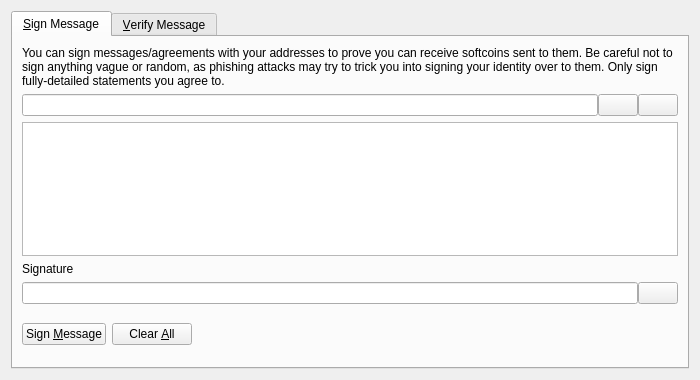
<?xml version="1.0" encoding="UTF-8"?>
<ui version="4.0">
 <class>SignVerifyMessageDialog</class>
 <widget class="QDialog" name="SignVerifyMessageDialog">
  <property name="geometry">
   <rect>
    <x>0</x>
    <y>0</y>
    <width>700</width>
    <height>380</height>
   </rect>
  </property>
  <property name="windowTitle">
   <string>Signatures - Sign / Verify a Message</string>
  </property>
  <property name="styleSheet">
   <string notr="true"/>
  </property>
  <property name="modal">
   <bool>true</bool>
  </property>
  <layout class="QVBoxLayout" name="verticalLayout">
   <item>
    <widget class="QTabWidget" name="tabWidget">
     <property name="currentIndex">
      <number>0</number>
     </property>
     <widget class="QWidget" name="tabSignMessage">
      <attribute name="title">
       <string>&amp;Sign Message</string>
      </attribute>
      <layout class="QVBoxLayout" name="verticalLayout_SM">
       <item>
        <widget class="QLabel" name="infoLabel_SM">
         <property name="text">
          <string>You can sign messages/agreements with your addresses to prove you can receive softcoins sent to them. Be careful not to sign anything vague or random, as phishing attacks may try to trick you into signing your identity over to them. Only sign fully-detailed statements you agree to.</string>
         </property>
         <property name="textFormat">
          <enum>Qt::PlainText</enum>
         </property>
         <property name="wordWrap">
          <bool>true</bool>
         </property>
        </widget>
       </item>
       <item>
        <layout class="QHBoxLayout" name="horizontalLayout_1_SM">
         <property name="spacing">
          <number>0</number>
         </property>
         <item>
          <widget class="QValidatedLineEdit" name="addressIn_SM">
           <property name="toolTip">
            <string>The SoftCoin address to sign the message with</string>
           </property>
          </widget>
         </item>
         <item>
          <widget class="QPushButton" name="addressBookButton_SM">
           <property name="toolTip">
            <string>Choose previously used address</string>
           </property>
           <property name="styleSheet">
            <string notr="true"/>
           </property>
           <property name="text">
            <string/>
           </property>
           <property name="icon">
            <iconset>
             <normaloff>:/icons/address-book</normaloff>:/icons/address-book</iconset>
           </property>
           <property name="shortcut">
            <string>Alt+A</string>
           </property>
           <property name="autoDefault">
            <bool>false</bool>
           </property>
          </widget>
         </item>
         <item>
          <widget class="QPushButton" name="pasteButton_SM">
           <property name="toolTip">
            <string>Paste address from clipboard</string>
           </property>
           <property name="styleSheet">
            <string notr="true"/>
           </property>
           <property name="text">
            <string/>
           </property>
           <property name="icon">
            <iconset>
             <normaloff>:/icons/editpaste</normaloff>:/icons/editpaste</iconset>
           </property>
           <property name="shortcut">
            <string>Alt+P</string>
           </property>
           <property name="autoDefault">
            <bool>false</bool>
           </property>
          </widget>
         </item>
        </layout>
       </item>
       <item>
        <widget class="QPlainTextEdit" name="messageIn_SM">
         <property name="toolTip">
          <string>Enter the message you want to sign here</string>
         </property>
        </widget>
       </item>
       <item>
        <widget class="QLabel" name="signatureLabel_SM">
         <property name="text">
          <string>Signature</string>
         </property>
         <property name="textFormat">
          <enum>Qt::PlainText</enum>
         </property>
        </widget>
       </item>
       <item>
        <layout class="QHBoxLayout" name="horizontalLayout_2_SM">
         <property name="spacing">
          <number>0</number>
         </property>
         <item>
          <widget class="QLineEdit" name="signatureOut_SM">
           <property name="font">
            <font>
             <italic>true</italic>
            </font>
           </property>
           <property name="readOnly">
            <bool>true</bool>
           </property>
          </widget>
         </item>
         <item>
          <widget class="QPushButton" name="copySignatureButton_SM">
           <property name="toolTip">
            <string>Copy the current signature to the system clipboard</string>
           </property>
           <property name="styleSheet">
            <string notr="true"/>
           </property>
           <property name="text">
            <string/>
           </property>
           <property name="icon">
            <iconset>
             <normaloff>:/icons/editcopy</normaloff>:/icons/editcopy</iconset>
           </property>
           <property name="autoDefault">
            <bool>false</bool>
           </property>
          </widget>
         </item>
        </layout>
       </item>
       <item>
        <layout class="QHBoxLayout" name="horizontalLayout_3_SM">
         <item>
          <widget class="QPushButton" name="signMessageButton_SM">
           <property name="toolTip">
            <string>Sign the message to prove you own this SoftCoin address</string>
           </property>
           <property name="styleSheet">
            <string notr="true"/>
           </property>
           <property name="text">
            <string>Sign &amp;Message</string>
           </property>
           <property name="icon">
            <iconset>
             <normaloff>:/icons/edit</normaloff>:/icons/edit</iconset>
           </property>
           <property name="autoDefault">
            <bool>false</bool>
           </property>
          </widget>
         </item>
         <item>
          <widget class="QPushButton" name="clearButton_SM">
           <property name="toolTip">
            <string>Reset all sign message fields</string>
           </property>
           <property name="styleSheet">
            <string notr="true"/>
           </property>
           <property name="text">
            <string>Clear &amp;All</string>
           </property>
           <property name="icon">
            <iconset>
             <normaloff>:/icons/remove</normaloff>:/icons/remove</iconset>
           </property>
           <property name="autoDefault">
            <bool>false</bool>
           </property>
          </widget>
         </item>
         <item>
          <spacer name="horizontalSpacer_1_SM">
           <property name="orientation">
            <enum>Qt::Horizontal</enum>
           </property>
           <property name="sizeHint" stdset="0">
            <size>
             <width>40</width>
             <height>48</height>
            </size>
           </property>
          </spacer>
         </item>
         <item>
          <widget class="QLabel" name="statusLabel_SM">
           <property name="font">
            <font>
             <weight>75</weight>
             <bold>true</bold>
            </font>
           </property>
           <property name="text">
            <string/>
           </property>
           <property name="wordWrap">
            <bool>true</bool>
           </property>
          </widget>
         </item>
         <item>
          <spacer name="horizontalSpacer_2_SM">
           <property name="orientation">
            <enum>Qt::Horizontal</enum>
           </property>
           <property name="sizeHint" stdset="0">
            <size>
             <width>40</width>
             <height>48</height>
            </size>
           </property>
          </spacer>
         </item>
        </layout>
       </item>
      </layout>
     </widget>
     <widget class="QWidget" name="tabVerifyMessage">
      <attribute name="title">
       <string>&amp;Verify Message</string>
      </attribute>
      <layout class="QVBoxLayout" name="verticalLayout_VM">
       <item>
        <widget class="QLabel" name="infoLabel_VM">
         <property name="text">
          <string>Enter the receiver's address, message (ensure you copy line breaks, spaces, tabs, etc. exactly) and signature below to verify the message. Be careful not to read more into the signature than what is in the signed message itself, to avoid being tricked by a man-in-the-middle attack. Note that this only proves the signing party receives with the address, it cannot prove sendership of any transaction!</string>
         </property>
         <property name="textFormat">
          <enum>Qt::PlainText</enum>
         </property>
         <property name="alignment">
          <set>Qt::AlignLeading|Qt::AlignLeft|Qt::AlignTop</set>
         </property>
         <property name="wordWrap">
          <bool>true</bool>
         </property>
        </widget>
       </item>
       <item>
        <layout class="QHBoxLayout" name="horizontalLayout_1_VM">
         <property name="spacing">
          <number>0</number>
         </property>
         <item>
          <widget class="QValidatedLineEdit" name="addressIn_VM">
           <property name="toolTip">
            <string>The SoftCoin address the message was signed with</string>
           </property>
           <property name="styleSheet">
            <string notr="true"/>
           </property>
          </widget>
         </item>
         <item>
          <widget class="QPushButton" name="addressBookButton_VM">
           <property name="toolTip">
            <string>Choose previously used address</string>
           </property>
           <property name="styleSheet">
            <string notr="true"/>
           </property>
           <property name="text">
            <string/>
           </property>
           <property name="icon">
            <iconset>
             <normaloff>:/icons/address-book</normaloff>:/icons/address-book</iconset>
           </property>
           <property name="shortcut">
            <string>Alt+A</string>
           </property>
           <property name="autoDefault">
            <bool>false</bool>
           </property>
          </widget>
         </item>
        </layout>
       </item>
       <item>
        <widget class="QPlainTextEdit" name="messageIn_VM">
         <property name="styleSheet">
          <string notr="true"/>
         </property>
        </widget>
       </item>
       <item>
        <widget class="QValidatedLineEdit" name="signatureIn_VM">
         <property name="styleSheet">
          <string notr="true"/>
         </property>
        </widget>
       </item>
       <item>
        <layout class="QHBoxLayout" name="horizontalLayout_2_VM">
         <item>
          <widget class="QPushButton" name="verifyMessageButton_VM">
           <property name="toolTip">
            <string>Verify the message to ensure it was signed with the specified SoftCoin address</string>
           </property>
           <property name="styleSheet">
            <string notr="true"/>
           </property>
           <property name="text">
            <string>Verify &amp;Message</string>
           </property>
           <property name="icon">
            <iconset>
             <normaloff>:/icons/transaction_0</normaloff>:/icons/transaction_0</iconset>
           </property>
           <property name="autoDefault">
            <bool>false</bool>
           </property>
          </widget>
         </item>
         <item>
          <widget class="QPushButton" name="clearButton_VM">
           <property name="toolTip">
            <string>Reset all verify message fields</string>
           </property>
           <property name="styleSheet">
            <string notr="true"/>
           </property>
           <property name="text">
            <string>Clear &amp;All</string>
           </property>
           <property name="icon">
            <iconset>
             <normaloff>:/icons/remove</normaloff>:/icons/remove</iconset>
           </property>
           <property name="autoDefault">
            <bool>false</bool>
           </property>
          </widget>
         </item>
         <item>
          <spacer name="horizontalSpacer_1_VM">
           <property name="orientation">
            <enum>Qt::Horizontal</enum>
           </property>
           <property name="sizeHint" stdset="0">
            <size>
             <width>40</width>
             <height>48</height>
            </size>
           </property>
          </spacer>
         </item>
         <item>
          <widget class="QLabel" name="statusLabel_VM">
           <property name="font">
            <font>
             <weight>75</weight>
             <bold>true</bold>
            </font>
           </property>
           <property name="text">
            <string/>
           </property>
           <property name="wordWrap">
            <bool>true</bool>
           </property>
          </widget>
         </item>
         <item>
          <spacer name="horizontalSpacer_2_VM">
           <property name="orientation">
            <enum>Qt::Horizontal</enum>
           </property>
           <property name="sizeHint" stdset="0">
            <size>
             <width>40</width>
             <height>48</height>
            </size>
           </property>
          </spacer>
         </item>
        </layout>
       </item>
      </layout>
     </widget>
    </widget>
   </item>
  </layout>
 </widget>
 <customwidgets>
  <customwidget>
   <class>QValidatedLineEdit</class>
   <extends>QLineEdit</extends>
   <header>qvalidatedlineedit.h</header>
  </customwidget>
 </customwidgets>
 <resources/>
 <connections/>
</ui>
